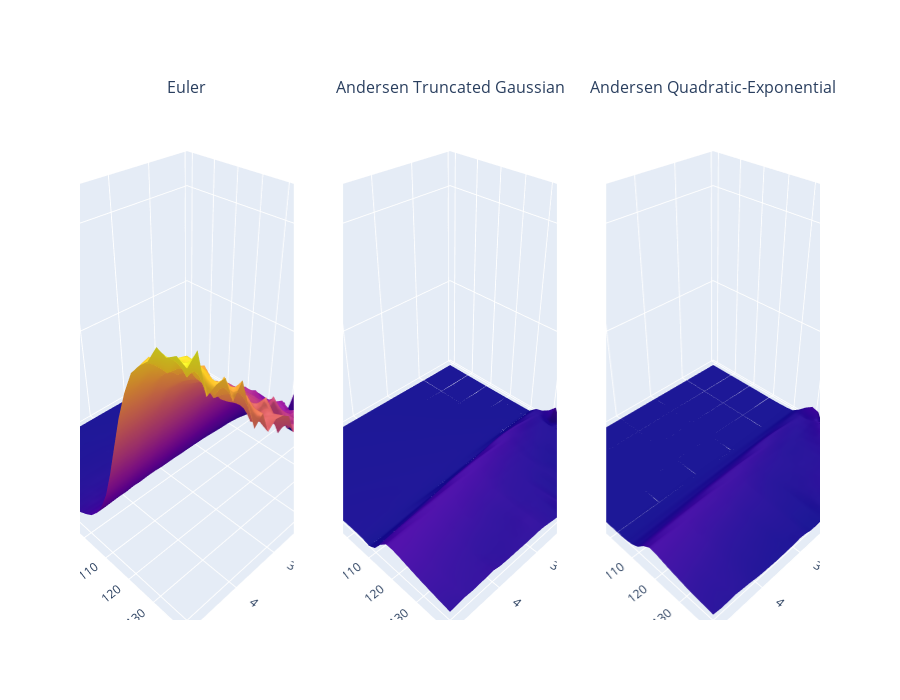

This figure's notebook cell:
### Code cell
import plotly.graph_objects as go
import plotly.express as px
from plotly.subplots import make_subplots

fig = make_subplots(rows=1, cols=3, specs=[[{'type':'surface'}, {'type':'surface'}, {'type':'surface'}]], subplot_titles = ['Euler', 'Andersen Truncated Gaussian', 'Andersen Quadratic-Exponential'], shared_xaxes=True)


max_error = max(test2_euler.values.max(), test2_anderson_tg.values.max(), test2_anderson_qe.values.max())
min_error  =min(test2_euler.values.min(), test2_anderson_tg.values.min(), test2_anderson_qe.values.min())

fig.add_trace(go.Surface(z=test2_euler.values, x=test2_euler.columns, y=test2_euler.index, showscale=False), row=1, col=1, )
fig.add_trace(go.Surface(z=test2_anderson_tg.values, x=test2_anderson_tg.columns, y=test2_anderson_tg.index, showscale=False), row=1, col=2)
fig.add_trace(go.Surface(z=test2_anderson_qe.values, x=test2_anderson_qe.columns, y=test2_anderson_qe.index, showscale=False), row=1, col=3)
fig.update_scenes(xaxis_title_text='T',  
                  yaxis_title_text='Strike',  
                  zaxis_title_text='error',
                     zaxis = dict(nticks=4, range=[min_error*(1.02),max_error*(1.02)]))

fig.update_layout(
    height=700)
fig.show()

### Figure 1 — Plotly figure (JSON) as saved in the notebook; plotly's stock layout.template omitted (floating-point values rounded to 4 significant figures; data arrays with more than 128 entries replaced by an {"elided": "..."} marker saying what was removed)
{"data": [{"scene": "scene", "showscale": false, "type": "surface", "x": [0.1, 0.269, 0.4379, 0.6069, 0.7759, 0.9448, 1.114, 1.283, 1.452, 1.621, 1.79, 1.959, 2.128, 2.297, 2.466, 2.634, 2.803, 2.972, 3.141, 3.31, 3.479, 3.648, 3.817, 3.986, 4.155, 4.324, 4.493, 4.662, 4.831, 5], "y": [60, 62.76, 65.52, 68.28, 71.03, 73.79, 76.55, 79.31, 82.07, 84.83, 87.59, 90.34, 93.1, 95.86, 98.62, 101.4, 104.1, 106.9, 109.7, 112.4, 115.2, 117.9, 120.7, 123.4, 126.2, 129.0, 131.7, 134.5, 137.2, 140], "z": {"elided": "30x30 float values"}}, {"scene": "scene2", "showscale": false, "type": "surface", "x": [0.1, 0.269, 0.4379, 0.6069, 0.7759, 0.9448, 1.114, 1.283, 1.452, 1.621, 1.79, 1.959, 2.128, 2.297, 2.466, 2.634, 2.803, 2.972, 3.141, 3.31, 3.479, 3.648, 3.817, 3.986, 4.155, 4.324, 4.493, 4.662, 4.831, 5], "y": [60, 62.76, 65.52, 68.28, 71.03, 73.79, 76.55, 79.31, 82.07, 84.83, 87.59, 90.34, 93.1, 95.86, 98.62, 101.4, 104.1, 106.9, 109.7, 112.4, 115.2, 117.9, 120.7, 123.4, 126.2, 129.0, 131.7, 134.5, 137.2, 140], "z": {"elided": "30x30 float values"}}, {"scene": "scene3", "showscale": false, "type": "surface", "x": [0.1, 0.269, 0.4379, 0.6069, 0.7759, 0.9448, 1.114, 1.283, 1.452, 1.621, 1.79, 1.959, 2.128, 2.297, 2.466, 2.634, 2.803, 2.972, 3.141, 3.31, 3.479, 3.648, 3.817, 3.986, 4.155, 4.324, 4.493, 4.662, 4.831, 5], "y": [60, 62.76, 65.52, 68.28, 71.03, 73.79, 76.55, 79.31, 82.07, 84.83, 87.59, 90.34, 93.1, 95.86, 98.62, 101.4, 104.1, 106.9, 109.7, 112.4, 115.2, 117.9, 120.7, 123.4, 126.2, 129.0, 131.7, 134.5, 137.2, 140], "z": {"elided": "30x30 float values"}}], "layout": {"annotations": [{"font": {"size": 16}, "showarrow": false, "text": "Euler", "x": 0.1444, "xanchor": "center", "xref": "paper", "y": 1, "yanchor": "bottom", "yref": "paper"}, {"font": {"size": 16}, "showarrow": false, "text": "Andersen Truncated Gaussian", "x": 0.5, "xanchor": "center", "xref": "paper", "y": 1, "yanchor": "bottom", "yref": "paper"}, {"font": {"size": 16}, "showarrow": false, "text": "Andersen Quadratic-Exponential", "x": 0.8556, "xanchor": "center", "xref": "paper", "y": 1, "yanchor": "bottom", "yref": "paper"}], "height": 700, "scene": {"domain": {"x": [0, 0.2889], "y": [0, 1]}, "xaxis": {"title": {"text": "T"}}, "yaxis": {"title": {"text": "Strike"}}, "zaxis": {"nticks": 4, "range": [5.449e-07, 1.16], "title": {"text": "error"}}}, "scene2": {"domain": {"x": [0.3556, 0.6444], "y": [0, 1]}, "xaxis": {"title": {"text": "T"}}, "yaxis": {"title": {"text": "Strike"}}, "zaxis": {"nticks": 4, "range": [5.449e-07, 1.16], "title": {"text": "error"}}}, "scene3": {"domain": {"x": [0.7111, 1], "y": [0, 1]}, "xaxis": {"title": {"text": "T"}}, "yaxis": {"title": {"text": "Strike"}}, "zaxis": {"nticks": 4, "range": [5.449e-07, 1.16], "title": {"text": "error"}}}}}
